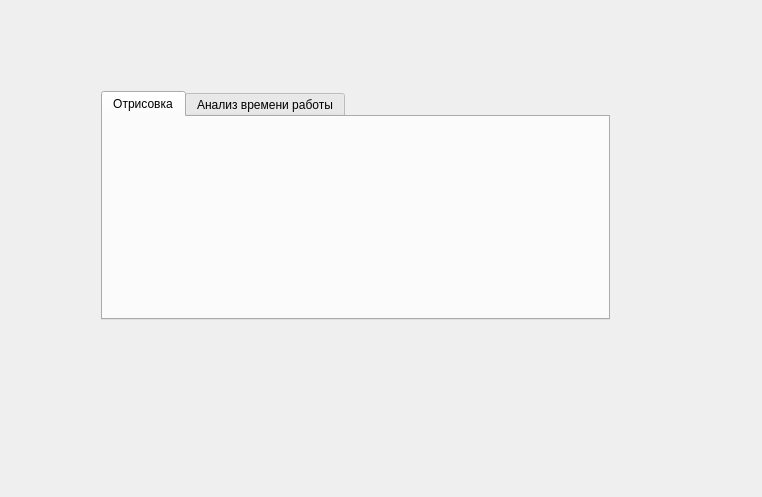
<?xml version="1.0" encoding="UTF-8"?>
<ui version="4.0">
 <class>MainWindow</class>
 <widget class="QMainWindow" name="MainWindow">
  <property name="geometry">
   <rect>
    <x>0</x>
    <y>0</y>
    <width>762</width>
    <height>497</height>
   </rect>
  </property>
  <property name="windowTitle">
   <string>MainWindow</string>
  </property>
  <widget class="QWidget" name="centralWidget">
   <widget class="QWidget" name="verticalLayoutWidget">
    <property name="geometry">
     <rect>
      <x>90</x>
      <y>80</y>
      <width>531</width>
      <height>251</height>
     </rect>
    </property>
    <layout class="QVBoxLayout" name="mainLayout">
     <item>
      <widget class="QTabWidget" name="tabWidget">
       <property name="currentIndex">
        <number>0</number>
       </property>
       <widget class="QWidget" name="draw">
        <attribute name="title">
         <string>Отрисовка</string>
        </attribute>
       </widget>
       <widget class="QWidget" name="analiz">
        <property name="enabled">
         <bool>true</bool>
        </property>
        <attribute name="title">
         <string>Анализ времени работы</string>
        </attribute>
       </widget>
      </widget>
     </item>
    </layout>
   </widget>
  </widget>
 </widget>
 <layoutdefault spacing="6" margin="11"/>
 <resources/>
 <connections/>
</ui>
